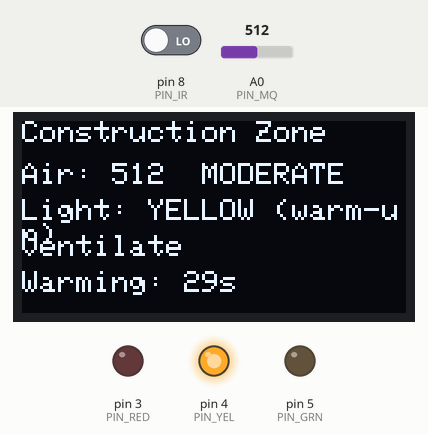
Simulated run of this sketch. Board: Arduino Uno, built with avr-gcc and run on an emulated ATmega328P. Parts: 128×64 one-colour display, output pins drawn as LEDs (lit = HIGH). The inputs (shaded band) are chosen by the test bench; at power-on: A0 (PIN_MQ) = 512, pin 8 (PIN_IR) LOW. What the sketch prints to the serial monitor is not drawn.

Above: at 1.6 s.
1.7 s: A0 (PIN_MQ) set to 583
At 2.8 s:
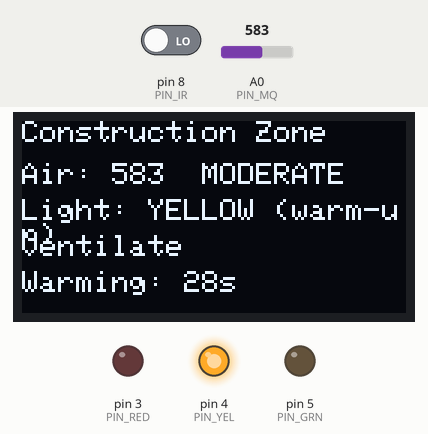
4.7 s: A0 (PIN_MQ) set to 619
At 5.8 s:
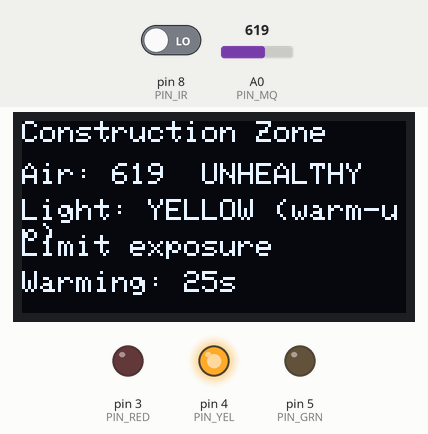
7.7 s: A0 (PIN_MQ) set to 787
At 8.9 s:
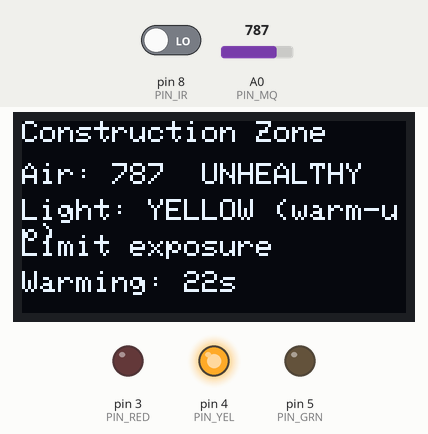
10.6 s: A0 (PIN_MQ) set to 814
At 11.9 s:
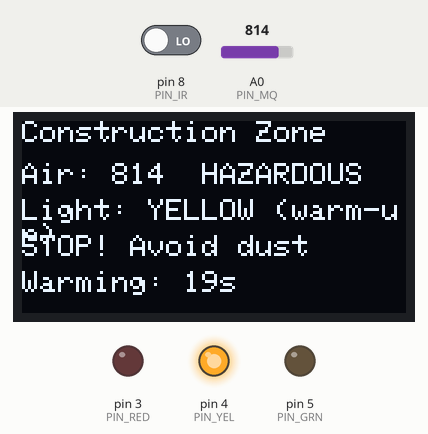
13.6 s: A0 (PIN_MQ) set to 290
At 31.1 s:
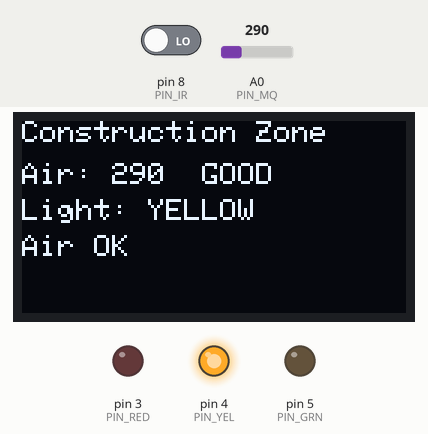
Timing chart, 0 to 31.7 s (numbered marks = the images above; inputs shaded):
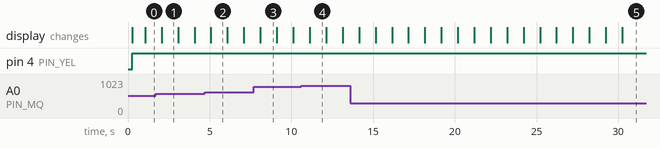

Measured:
- the behaviour switches between 600 and 601 on A0 (PIN_MQ) (found by bisection; images 1 and 2)
- the behaviour switches between 800 and 801 on A0 (PIN_MQ) (found by bisection; images 3 and 4)
- after the input at 4.7 s, the display: changes after 0.38 s (image 2)
- after the input at 10.6 s, the display: changes after 0.52 s (image 4)
- after the input at 13.6 s, pin 3 (PIN_RED): stays LOW (without the input it goes to HIGH after 16.4 s); pin 4 (PIN_YEL): stays HIGH (without the input it goes to LOW after 16.4 s); the display: first changes after 0.55 s (image 5 shows a later state)
- what the display in image 1 shows lasts 1.0 s, from 2.1 s to 3.1 s

The sketch:

25_ConstructionZoneSafetySimulator.ino
```cpp
/*
  Construction-Zone Safety Simulator
  Inputs : IR sensor (D8), MQ-135 (A0)
  Outputs: Traffic light (D3=R, D4=Y, D5=G), OLED (I2C)

  Priority:
    1) If air is UNHEALTHY/HAZARDOUS -> RED (override)
    2) Else if motion detected       -> YELLOW (caution)
    3) Else                           -> GREEN (clear)

  Notes:
    - MQ-135 uses raw ADC as a relative indicator (not calibrated ppm).
    - Includes warm-up and moving-average smoothing.
    - OLED init is resilient (tries 0x3C then 0x3D; retries in background).
*/

#include <Wire.h>
#include <Adafruit_GFX.h>
#include <Adafruit_SSD1306.h>

// ---------- Pins ----------
const int PIN_IR   = 8;   // IR/PIR digital output
const int PIN_MQ   = A0;  // MQ-135 analog output
const int PIN_RED  = 3;
const int PIN_YEL  = 4;
const int PIN_GRN  = 5;

// ---------- Config ----------
const bool IR_ACTIVE_HIGH = false; // Obstacle sensor: LOW=detect -> false. PIR: HIGH=detect -> true.
const byte AVG_SAMPLES    = 16;    // smoothing window
const unsigned long UI_MS = 1000;  // OLED/Serial refresh period
const unsigned long WARMUP_S = 30; // MQ-135 warm-up seconds

// Raw ADC thresholds (tune for your unit/room)
const int RAW_GOOD_MAX      = 300;   // <=300   -> Good
const int RAW_MODERATE_MAX  = 600;   // 301-600 -> Moderate
const int RAW_UNHEALTHY_MAX = 800;   // 601-800 -> Unhealthy
// >800 -> Hazardous

// ---------- OLED ----------
#define SCREEN_WIDTH 128
#define SCREEN_HEIGHT 64
Adafruit_SSD1306 display(SCREEN_WIDTH, SCREEN_HEIGHT, &Wire, -1);
bool oledOK = false;
unsigned long lastOLEDtry = 0;
const unsigned long OLED_RETRY_MS = 2000;

// ---------- Smoothing ----------
int   mqBuf[AVG_SAMPLES];
byte  mqIdx = 0;
long  mqSum = 0;

// ---------- Timing ----------
unsigned long lastUI = 0;

// ---------- LED helpers (active-HIGH) ----------
void ledsOff()     { digitalWrite(PIN_RED, LOW); digitalWrite(PIN_YEL, LOW); digitalWrite(PIN_GRN, LOW); }
void ledRed()      { digitalWrite(PIN_RED, HIGH); digitalWrite(PIN_YEL, LOW);  digitalWrite(PIN_GRN, LOW); }
void ledYellow()   { digitalWrite(PIN_RED, LOW);  digitalWrite(PIN_YEL, HIGH); digitalWrite(PIN_GRN, LOW); }
void ledGreen()    { digitalWrite(PIN_RED, LOW);  digitalWrite(PIN_YEL, LOW);  digitalWrite(PIN_GRN, HIGH); }
// For common-anode modules: swap HIGH<->LOW above.

// ---------- Helpers ----------
bool motionNow() {
  int v = digitalRead(PIN_IR);
  return IR_ACTIVE_HIGH ? (v == HIGH) : (v == LOW);
}

int readMQSmooth() {
  int v = analogRead(PIN_MQ);
  mqSum -= mqBuf[mqIdx];
  mqBuf[mqIdx] = v;
  mqSum += v;
  mqIdx = (mqIdx + 1) % AVG_SAMPLES;
  return (int)(mqSum / AVG_SAMPLES);
}

const char* categoryForRaw(int x) {
  if (x <= RAW_GOOD_MAX)      return "GOOD";
  if (x <= RAW_MODERATE_MAX)  return "MODERATE";
  if (x <= RAW_UNHEALTHY_MAX) return "UNHEALTHY";
  return "HAZARDOUS";
}

const char* adviceForRaw(int x) {
  if (x <= RAW_GOOD_MAX)      return "Air OK";
  if (x <= RAW_MODERATE_MAX)  return "Ventilate";
  if (x <= RAW_UNHEALTHY_MAX) return "Limit exposure";
  return "STOP! Avoid dust";
}

bool oledBeginTry(uint8_t addr) {
  if (display.begin(SSD1306_SWITCHCAPVCC, addr)) {
    display.setRotation(0);        // use 2 if your text is upside-down
    display.dim(false);
    oledOK = true;
    return true;
  }
  return false;
}

void tryInitOLED() {
  if (lastOLEDtry != 0 && (millis() - lastOLEDtry) < OLED_RETRY_MS) return;
  lastOLEDtry = millis();
  oledOK = oledBeginTry(0x3C) || oledBeginTry(0x3D);
}

void showOLED(int raw, const char* cat, const char* hint, bool warming, unsigned long left, const char* light) {
  if (!oledOK) return;
  display.clearDisplay();
  display.setTextColor(SSD1306_WHITE);
  display.setTextSize(1);

  display.setCursor(0,0);   display.println("Construction Zone");
  display.setCursor(0,14);  display.print("Air: "); display.print(raw);
  display.print("  ");       display.println(cat);

  display.setCursor(0,26);  display.print("Light: "); display.println(light);
  display.setCursor(0,38);  display.println(hint);

  if (warming) {
    display.setCursor(0,50);
    display.print("Warming: "); display.print(left); display.print("s");
  }
  display.display();
}

void setup() {
  pinMode(PIN_IR, INPUT);
  pinMode(PIN_RED, OUTPUT);
  pinMode(PIN_YEL, OUTPUT);
  pinMode(PIN_GRN, OUTPUT);
  ledsOff();

  Serial.begin(9600);
  delay(200);
  Serial.println(F("Construction-Zone Safety Simulator"));

  // Prefill smoothing buffer
  for (byte i=0; i<AVG_SAMPLES; i++) {
    int v = analogRead(PIN_MQ);
    mqBuf[i] = v;
    mqSum += v;
    delay(2);
  }

  Wire.begin();
  Wire.setClock(400000);
  tryInitOLED();  // first attempt
}

void loop() {
  // Retry OLED in background if needed
  if (!oledOK) tryInitOLED();

  // Read sensors
  int  raw     = readMQSmooth();
  bool motion  = motionNow();

  // Warm-up handling
  unsigned long secs = millis()/1000UL;
  bool warming = (secs < WARMUP_S);
  unsigned long left = (WARMUP_S > secs) ? (WARMUP_S - secs) : 0;

  // Determine category and advice
  const char* cat  = categoryForRaw(raw);
  const char* hint = adviceForRaw(raw);

  // Decide traffic light
  const char* light;
  if (!warming && (raw > RAW_UNHEALTHY_MAX || raw > RAW_MODERATE_MAX && !motion)) {
    // If hazardous, or generally high even without motion -> RED
    ledRed();  light = "RED";
  } else if (!warming && raw > RAW_GOOD_MAX && motion) {
    // Moderate dust + motion -> YELLOW
    ledYellow(); light = "YELLOW";
  } else if (warming) {
    // During warm-up: caution
    ledYellow(); light = "YELLOW (warm-up)";
  } else if (motion) {
    // Motion but air good -> caution
    ledYellow(); light = "YELLOW";
  } else {
    // Clear
    ledGreen(); light = "GREEN";
  }

  // UI update (OLED + Serial) once per second
  if (millis() - lastUI > UI_MS) {
    lastUI = millis();
    showOLED(raw, cat, hint, warming, left, light);

    Serial.print("raw="); Serial.print(raw);
    Serial.print("  cat="); Serial.print(cat);
    Serial.print("  motion="); Serial.print(motion ? "1" : "0");
    Serial.print("  light="); Serial.println(light);
  }

  delay(20);
}
```
